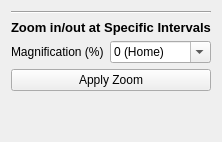
      <widget class="QWidget" name="tab_5">
       <attribute name="title">
        <string>Zoom</string>
       </attribute>
       <layout class="QVBoxLayout" name="verticalLayout_20">
        <item>
         <widget class="Line" name="line_30">
          <property name="orientation">
           <enum>Qt::Horizontal</enum>
          </property>
         </widget>
        </item>
        <item>
         <widget class="QLabel" name="label_86">
          <property name="font">
           <font>
            <pointsize>10</pointsize>
            <weight>75</weight>
            <bold>true</bold>
           </font>
          </property>
          <property name="text">
           <string>Zoom in/out at Specific Intervals</string>
          </property>
         </widget>
        </item>
        <item>
         <layout class="QFormLayout" name="formLayout_20">
          <item row="0" column="0">
           <widget class="QLabel" name="label_93">
            <property name="text">
             <string>Magnification (%)</string>
            </property>
           </widget>
          </item>
          <item row="0" column="1">
           <widget class="QComboBox" name="zoom_magnification">
            <property name="editable">
             <bool>true</bool>
            </property>
            <item>
             <property name="text">
              <string>0 (Home)</string>
             </property>
            </item>
            <item>
             <property name="text">
              <string>10</string>
             </property>
            </item>
            <item>
             <property name="text">
              <string>20</string>
             </property>
            </item>
            <item>
             <property name="text">
              <string>30</string>
             </property>
            </item>
            <item>
             <property name="text">
              <string>40</string>
             </property>
            </item>
            <item>
             <property name="text">
              <string>50</string>
             </property>
            </item>
            <item>
             <property name="text">
              <string>100</string>
             </property>
            </item>
            <item>
             <property name="text">
              <string>200</string>
             </property>
            </item>
            <item>
             <property name="text">
              <string>300</string>
             </property>
            </item>
            <item>
             <property name="text">
              <string>400</string>
             </property>
            </item>
            <item>
             <property name="text">
              <string>500</string>
             </property>
            </item>
           </widget>
          </item>
         </layout>
        </item>
        <item>
         <widget class="QPushButton" name="zoom_apply">
          <property name="text">
           <string>Apply Zoom</string>
          </property>
         </widget>
        </item>
        <item>
         <spacer name="verticalSpacer_7">
          <property name="orientation">
           <enum>Qt::Vertical</enum>
          </property>
          <property name="sizeHint" stdset="0">
           <size>
            <width>20</width>
            <height>40</height>
           </size>
          </property>
         </spacer>
        </item>
       </layout>
      </widget>
